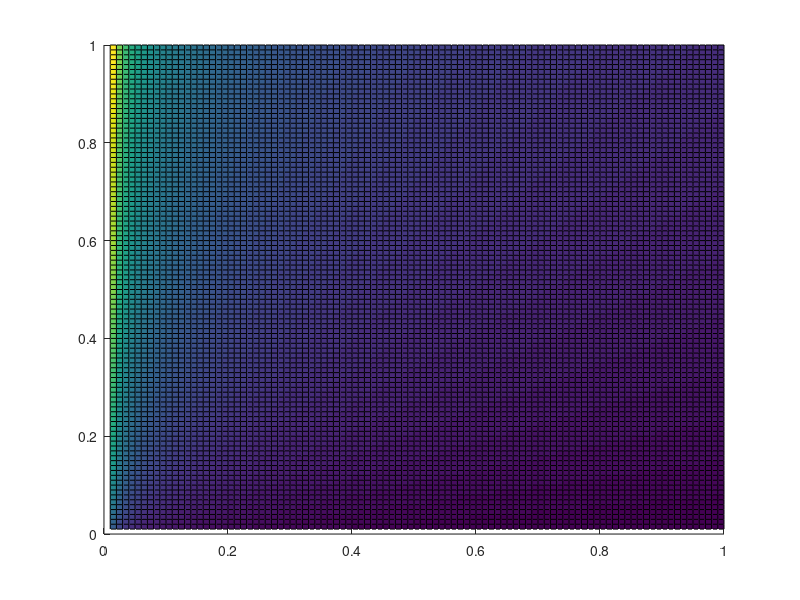

Write MATLAB code to recreate this figure. (Note: this script raises an error after producing the figure.)
clc; close all; clear;

% Thermodynamic Analysis for a Spacecraft Design class, using notes from SMAD, NEW SMAD, and AIAA BROWN. Presented only with sanitizations of comments.

%% Stuff Engineers would reasonably be in control of, Edit:

SurfArea = 10.7416;
DissipationMax = 184;
DissipationMin = 92;

SolAbsorp = 0.163;
IRemis = 0.8;

TempLimit = [-20 50];
bodyTag = "Moon";

case1tag = 0;
case2tag = 1;

SetAlt = 0.1;

%% View Settings

n = 1;
FaceAlpha = 1;

%% DNE, immutable vars ahead

switch bodyTag
    case "Moon"
        bodyRadius = 1740;
        rmax = 5e3;
        Flux = [216 258];
        H = [0 rmax-bodyRadius];
        Albedo = 0.3;
    case "Earth"
        bodyRadius = 6380;
        rmax = 1e5;
        Flux = [216 258];
        H = [0 rmax-bodyRadius];
        Albedo = 0.07;
    otherwise
        disp('No Body');
end

SolFluxDir = 1378;
Alt = min(H):10^n:max(H);
SCdiam =  2*(SurfArea / (4*pi))^0.5;

ViewFactor = zeros(length(Alt));
WCH = zeros(length(Alt), 1);
WCC = zeros(length(Alt), 1);

% bunch of nerd stuff from brown book, Section 7.5, starts page 395

if case1tag == true

    for i = 1:length(Alt)
        ViewFactor(i) = 0.5 * (1 - ((Alt(i)^2 + 2 * Alt(i) * bodyRadius)^0.5 / (Alt(i) + bodyRadius)));
        AlbedoCorrection = 0.657 + 0.54 * (bodyRadius/(bodyRadius + Alt(i))) - 0.196 * (bodyRadius/(bodyRadius + Alt(i)))^2;
        WCH(i) = ((SolFluxDir * SolAbsorp/4 + max(Flux) * IRemis * ViewFactor(i) + SolFluxDir * Albedo * SolAbsorp * AlbedoCorrection(i) * ViewFactor(i) + DissipationMax/(pi * SCdiam^2)) / (0.0000000567 * IRemis))^0.25 - 273.15;
        WCC(i) = ((min(Flux) * IRemis * ViewFactor(i) + DissipationMin / (pi * SCdiam^2)) / (0.0000000567 * IRemis))^0.25 - 273.15;
    end
    
    figure(1)
    grid on; hold on;
    plot(Alt,WCH)
    title('Altitude of S/C and hot conditions')
    xlabel('Altitude (km)'); ylabel('Temperature (C)');
    
    figure(2)
    grid on; hold on;
    plot(Alt,WCC)
    title('Altitude of S/C and cold conditions')
    xlabel('Altitude (km)'); ylabel('Temperature (C)');

end

if case2tag == true

    SolAbs2 = linspace(0.01,1);
    IRe2 = SolAbs2;

    ViewFactor2 = 0.5 * (1 - ((SetAlt^2 + 2 * SetAlt * bodyRadius)^0.5 / (SetAlt + bodyRadius)));
    AlbedoCorrection2 = 0.657 + 0.54 * (bodyRadius/(bodyRadius + SetAlt)) - 0.196 * (bodyRadius/(bodyRadius + SetAlt))^2;

    WCH2 = zeros(length(SolAbs2),length(IRe2));
    WCC2 = zeros(length(SolAbs2),length(IRe2));

    for i = 1:length(SolAbs2)
        for j = 1:length(IRe2)
        WCH2(i,j) = ((SolFluxDir * SolAbs2(i)/4 + max(Flux) * IRe2(j) * ViewFactor2 + SolFluxDir * Albedo * SolAbs2(i) * AlbedoCorrection2 * ViewFactor2 + DissipationMax/(pi * SCdiam^2)) / (0.0000000567 * IRe2(j)))^0.25 - 273.15;
        WCC2(i,j) = ((min(Flux) * IRe2(j) * ViewFactor2 + DissipationMin / (pi * SCdiam^2)) / (0.0000000567 * IRe2(j)))^0.25 - 273.15;
        end
    end
    
    figure(3)
    hold on; grid on;
    CH = surf(IRe2, SolAbs2, WCH2, 'FaceAlpha', FaceAlpha);
    CH.EdgeColor = 'none';
    colorbar;
    view(2); axis tight;
    title('Worst Case Hot vs IR Emissions and Solar Absorption')
    xlabel('IR Emissitivity'); ylabel('Solar Absorption'); zlabel('Temperature (C)');

    figure(4)
    hold on; grid on;
    CC = surf(IRe2, SolAbs2, WCC2, 'FaceAlpha', FaceAlpha);
    CC.EdgeColor = 'none';
    colorbar;
    view(2); axis tight;
    title('Worst Case Cold vs IR Emissions and Solar Absorption')
    xlabel('IR Emissitivity'); ylabel('Solar Absorption'); zlabel('Temperature (C)');
end

